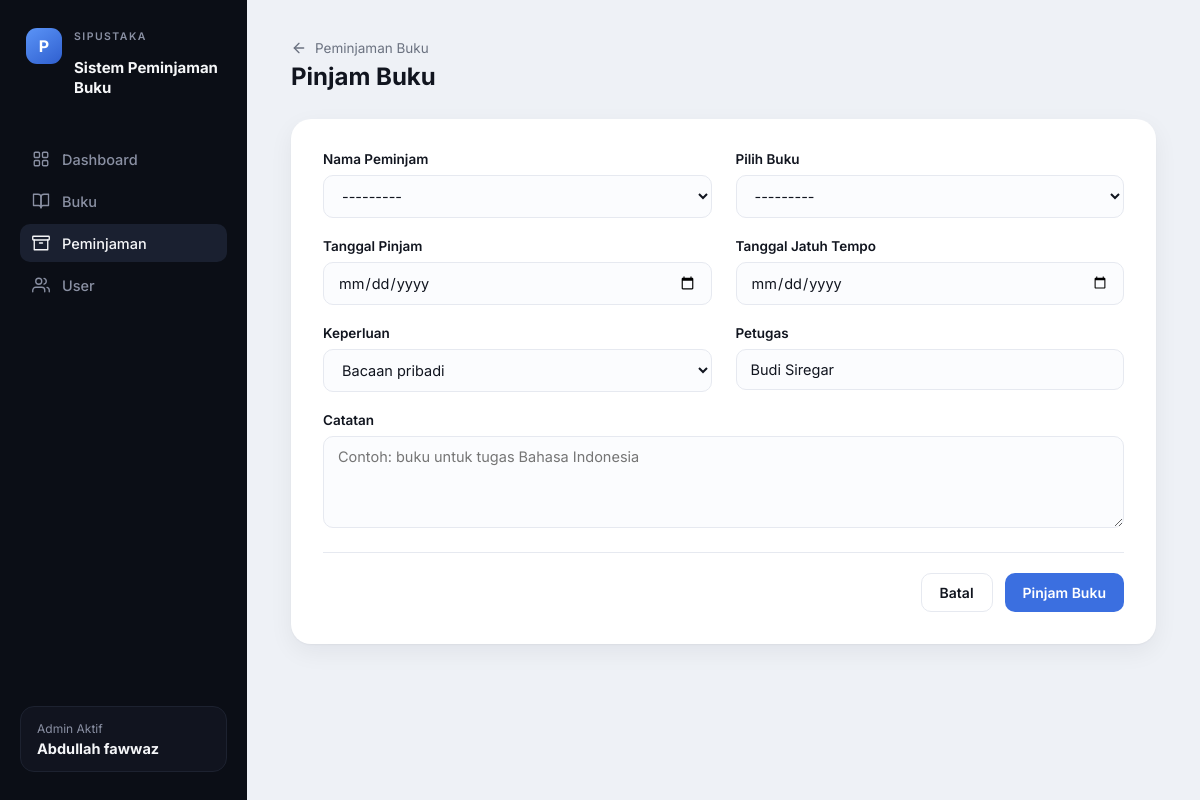
The app's page /peminjaman/pinjam/, older data.
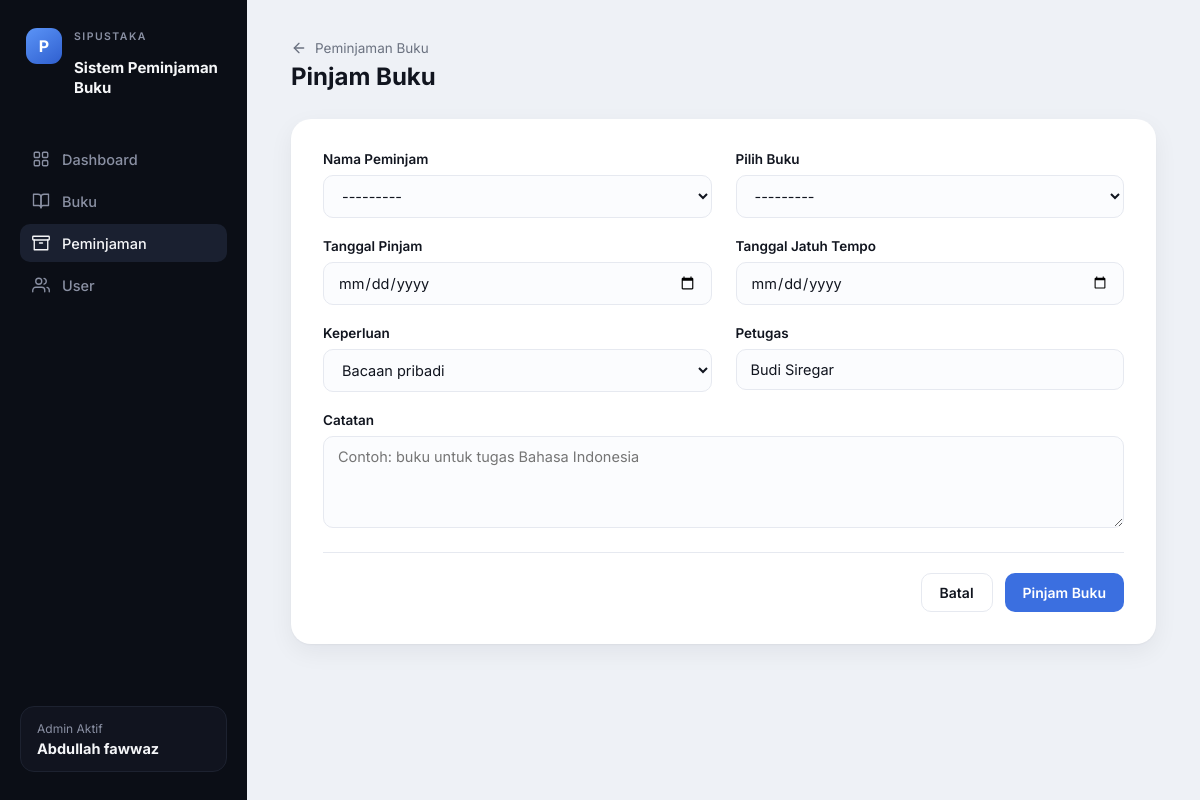
The same page, newer data.
### perpustakaan/models.py (models this page shows, shortened)
class Siswa(models.Model):
    STATUS_CHOICES = [
        ('Aktif', 'Aktif'),
        ('Nonaktif', 'Nonaktif'),
    ]
    nama = models.CharField('Nama', max_length=255)
    kelas = models.CharField('Kelas', max_length=50)
    nis = models.CharField('NIS', max_length=20, unique=True)
    status = models.CharField('Status', max_length=20, choices=STATUS_CHOICES, default='Aktif')
    class Meta:
        ordering = ['nama']
        verbose_name = 'User'
        verbose_name_plural = 'User'

### perpustakaan/views.py (the view)
# urls.py: path('peminjaman/pinjam/', views.peminjaman_create, name='peminjaman_create'),
def peminjaman_create(request):
    if request.method == 'POST':
        form = PeminjamanForm(request.POST)
        if form.is_valid():
            buku_obj = form.cleaned_data['buku']
            siswa_obj = form.cleaned_data['peminjam']
            petugas = form.cleaned_data['petugas']
            tanggal_pinjam = form.cleaned_data['tanggal_pinjam']
            with connection.cursor() as cursor:
                cursor.execute(
                    'SELECT stok, judul FROM perpustakaan_buku WHERE id = %s',
                    [buku_obj.pk]
                )
                row = cursor.fetchone()
            if row is None:
                raise Http404('Buku tidak ditemukan.')
            stok_sekarang, judul_buku = row
            if stok_sekarang < 1:
                messages.error(request, f'Stok buku "{judul_buku}" tidak tersedia.')
            else:
                with connection.cursor() as cursor:
                    cursor.execute(
                        'UPDATE perpustakaan_buku SET stok = stok - 1 WHERE id = %s',
                        [buku_obj.pk]
                    )
                    cursor.execute(
                        '''
                        INSERT INTO perpustakaan_peminjaman
                            (peminjam_id, buku_id, petugas, tanggal_pinjam, tanggal_kembali, status)
                        VALUES (%s, %s, %s, %s, NULL, %s)
                        ''',
                        [siswa_obj.pk, buku_obj.pk, petugas, tanggal_pinjam, 'Dipinjam']
                    )
                messages.success(
                    request,
                    f'Peminjaman buku "{judul_buku}" oleh {siswa_obj.nama} berhasil dicatat.'
                )
                return redirect('peminjaman_list')
    else:
        initial = {
            'petugas': request.session.get('admin_aktif_nama', None) or 'Budi Siregar',
            'tanggal_pinjam': timezone.localdate(),
        }
        form = PeminjamanForm(initial=initial)
    return render(request, 'perpustakaan/peminjaman_form.html', {
        'form': form,
        'active_nav': 'peminjaman',
    })

### perpustakaan/context_processors.py (called while the page is built)
def admin_aktif(request):
    return {
        'admin_aktif_nama': getattr(settings, 'ADMIN_AKTIF_NAMA', 'Admin'),
    }

### perpustakaan/templates/perpustakaan/peminjaman_form.html (shortened to what this page needs)
{% extends "perpustakaan/base.html" %}
{% block header %}
<div class="topbar">
  <div>
    <a href="{% url 'peminjaman_list' %}" class="back-link">
      <svg viewBox="0 0 24 24" fill="none" stroke="currentColor" stroke-width="2" stroke-linecap="round" stroke-linejoin="round">
        <line x1="19" y1="12" x2="5" y2="12"></line>
        <polyline points="12 19 5 12 12 5"></polyline>
      </svg>
      Peminjaman Buku
    </a>
    <h1 class="page-title">Pinjam Buku</h1>
  </div>
</div>
{% endblock %}
{% block content %}
<div class="card">
  <form method="post" novalidate>
    <div class="form-grid">
      <div class="form-field">
        <label for="{{ form.peminjam.id_for_label }}">Nama Peminjam</label>
        {{ form.peminjam }}
      </div>
      <div class="form-field">
        <label for="{{ form.buku.id_for_label }}">Pilih Buku</label>
        {{ form.buku }}
      </div>
      <div class="form-field">
        <label for="{{ form.tanggal_pinjam.id_for_label }}">Tanggal Pinjam</label>
        {{ form.tanggal_pinjam }}
      </div>
      <div class="form-field">
        <label for="{{ form.tanggal_jatuh_tempo.id_for_label }}">Tanggal Jatuh Tempo</label>
        {{ form.tanggal_jatuh_tempo }}
      </div>
      <div class="form-field">
        <label for="{{ form.keperluan.id_for_label }}">Keperluan</label>
        {{ form.keperluan }}
      </div>
      <div class="form-field">
        <label for="{{ form.petugas.id_for_label }}">Petugas</label>
        {{ form.petugas }}
      </div>
      <div class="form-field full">
        <label for="{{ form.catatan.id_for_label }}">Catatan</label>
        {{ form.catatan }}
      </div>
    </div>
    <div class="form-actions">
      <a href="{% url 'peminjaman_list' %}" class="btn btn-outline">Batal</a>
      <button type="submit" class="btn btn-primary">Pinjam Buku</button>
    </div>
  </form>
</div>
{% endblock %}

### perpustakaan/templates/perpustakaan/base.html (shortened to what this page needs)
{% load static %}
<!DOCTYPE html>
<html lang="id">
<head>
  <link rel="stylesheet" href="{% static 'perpustakaan/css/style.css' %}">
</head>
<body>
  <div class="app-shell">
    <aside class="sidebar">
      <div class="sidebar-top">
        <div class="brand">
          <div class="brand-mark">P</div>
          <div class="brand-text">
            <p class="brand-eyebrow">SIPUSTAKA</p>
            <p class="brand-title">Sistem Peminjaman Buku</p>
          </div>
        </div>
        <nav class="sidebar-nav">
          <a href="{% url 'dashboard' %}" class="nav-item {% if active_nav == 'dashboard' %}active{% endif %}">
            <span>Dashboard</span>
          </a>
          <a href="{% url 'buku_list' %}" class="nav-item {% if active_nav == 'buku' %}active{% endif %}">
            <svg viewBox="0 0 24 24" fill="none" stroke="currentColor" stroke-width="1.8" stroke-linecap="round" stroke-linejoin="round">
              <path d="M2 3h6a4 4 0 0 1 4 4v14a3 3 0 0 0-3-3H2z"></path>
              <path d="M22 3h-6a4 4 0 0 0-4 4v14a3 3 0 0 1 3-3h7z"></path>
            </svg>
            <span>Buku</span>
          </a>
          <a href="{% url 'peminjaman_list' %}" class="nav-item {% if active_nav == 'peminjaman' %}active{% endif %}">
            <svg viewBox="0 0 24 24" fill="none" stroke="currentColor" stroke-width="1.8" stroke-linecap="round" stroke-linejoin="round">
              <polyline points="21 8 21 21 3 21 3 8"></polyline>
              <rect x="1" y="3" width="22" height="5" rx="1"></rect>
              <line x1="10" y1="12" x2="14" y2="12"></line>
            </svg>
            <span>Peminjaman</span>
          </a>
          <a href="{% url 'user_list' %}" class="nav-item {% if active_nav == 'user' %}active{% endif %}">
            <svg viewBox="0 0 24 24" fill="none" stroke="currentColor" stroke-width="1.8" stroke-linecap="round" stroke-linejoin="round">
              <path d="M17 21v-2a4 4 0 0 0-4-4H5a4 4 0 0 0-4 4v2"></path>
              <circle cx="9" cy="7" r="4"></circle>
              <path d="M23 21v-2a4 4 0 0 0-3-3.87"></path>
              <path d="M16 3.13a4 4 0 0 1 0 7.75"></path>
            </svg>
            <span>User</span>
          </a>
        </nav>
      </div>
      <div class="sidebar-bottom">
        <p class="admin-label">Admin Aktif</p>
        <p class="admin-name">{{ 'Abdullah fawwaz' }}</p>
      </div>
    </aside>
    <main class="main">
      {% block header %}{% endblock %}
      {% block content %}{% endblock %}
    </main>
  </div>
</body>
</html>

Row changes from the older to the newer data that the page shows:
added Siswa: nama "Abdullah fawwaz"
Text that changed along with them:
{{ 'Abdullah fawwaz' }}: "Abdullah fawwaz" → (not shown)
